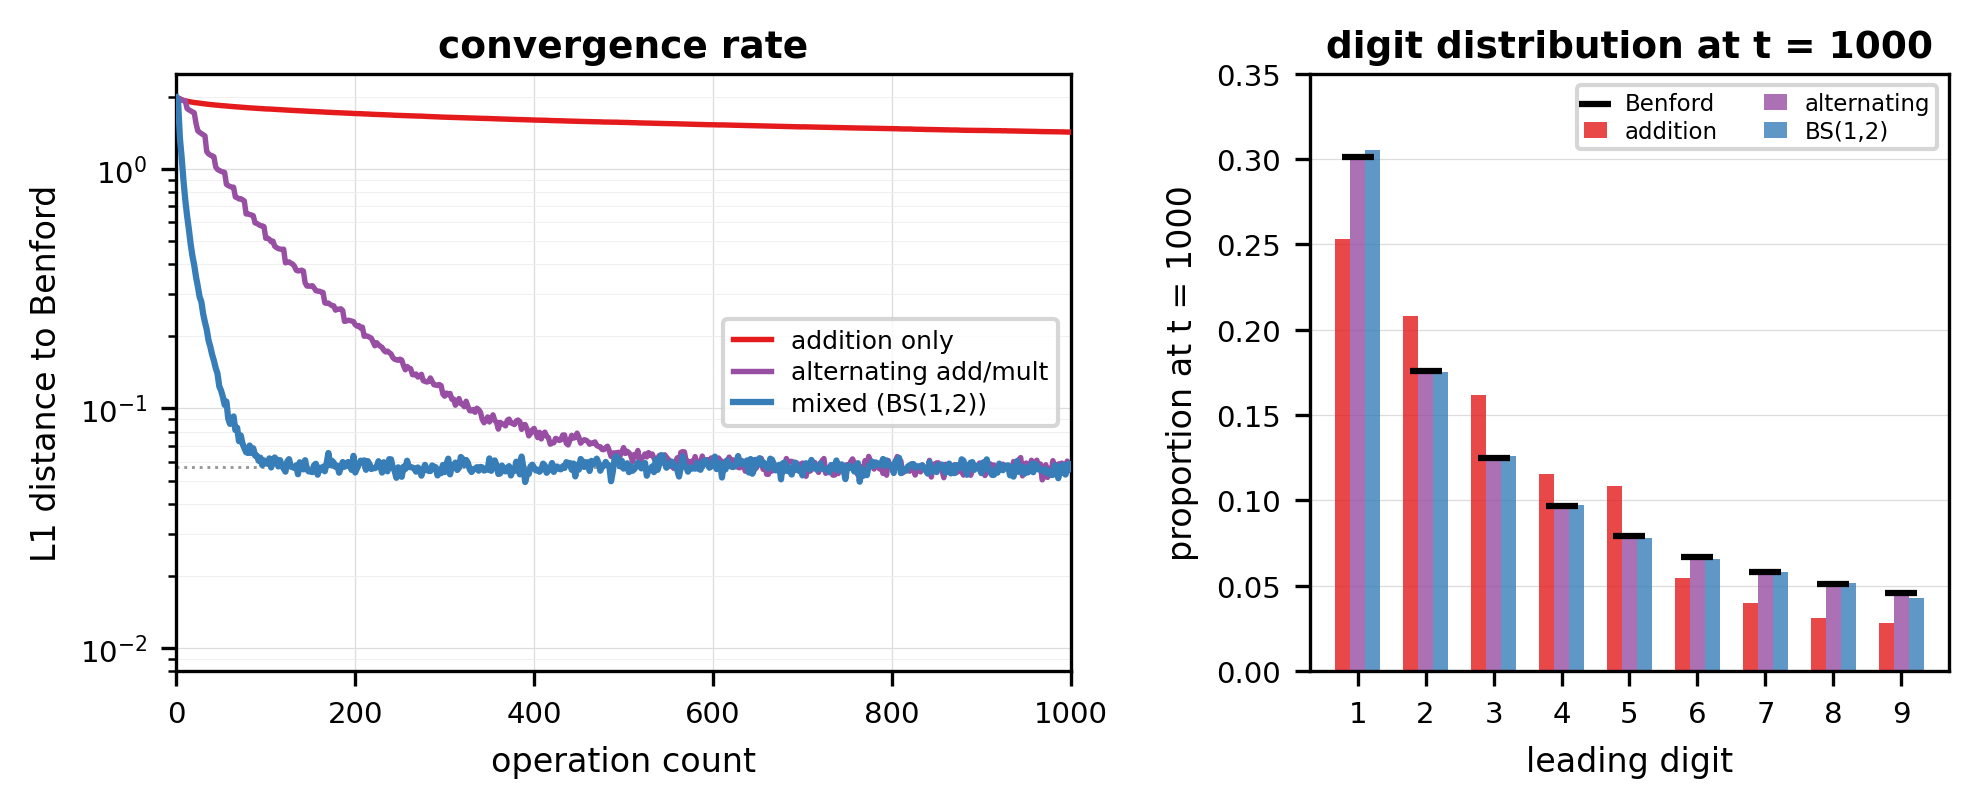

Source code (Python):
"""
Hybrid figure: L1 convergence curves + endpoint digit bars.

Left panel:  L1 distance to Benford vs operation count (log y-axis)
Right panel: digit proportions at t=1000 for all 3 regimes vs Benford

Three regimes:
  - addition only (±1)
  - alternating add/mult (10 adds then 1 ×2/÷2, repeat)
  - mixed BS(1,2) (±1, ×2/÷2 each with prob 1/4)

Run: sage -python fig_hybrid.py
"""

import math
import os
import sys
import numpy as np
import matplotlib
matplotlib.use('Agg')
import matplotlib.pyplot as plt
from matplotlib.ticker import MaxNLocator

HERE = os.path.dirname(os.path.abspath(__file__))
PARENT = os.path.join(HERE, '..')
sys.path.insert(0, PARENT)

from common import LOG_MANTISSA_BINS, log_mantissa, project_to_digit_hist

BENFORD = np.array([np.log10(1 + 1/d) for d in range(1, 10)])

# Colors for the three regimes
C_ADD = '#e41a1c'   # red
C_ALT = '#984ea3'   # purple
C_BS  = '#377eb8'   # blue


def l1_from_hist(hist):
    uniform = np.full_like(hist, 1.0 / hist.shape[-1])
    return np.sum(np.abs(hist - uniform), axis=-1)


def run_walk(step_fn, n_walkers, n_steps, n_checkpoints, seed):
    rng = np.random.default_rng(seed)
    x = np.full(n_walkers, math.sqrt(2.0), dtype=np.float64)

    ckpt_interval = max(1, n_steps // n_checkpoints)
    steps_out = []
    l1_out = []
    hists_out = []

    def record(t):
        m = log_mantissa(x, 10.0)
        hist, _ = np.histogram(m, bins=LOG_MANTISSA_BINS, range=(0.0, 1.0))
        h = hist.astype(np.float64) / hist.sum()
        steps_out.append(t)
        l1_out.append(l1_from_hist(h))
        hists_out.append(h.copy())

    record(0)
    for t in range(1, n_steps + 1):
        step_fn(rng, x)
        if t % ckpt_interval == 0 or t == n_steps:
            record(t)

    return (np.array(steps_out), np.array(l1_out),
            np.array(hists_out, dtype=np.float32))


def step_add(rng, x):
    choice = rng.integers(0, 2, size=x.size)
    x[choice == 0] += 1.0
    x[choice == 1] -= 1.0


_alt_counter = [0]
_ALT_ADDS_PER_MUL = 10

def step_alternating(rng, x):
    _alt_counter[0] += 1
    if _alt_counter[0] % (_ALT_ADDS_PER_MUL + 1) == 0:
        choice = rng.integers(0, 2, size=x.size)
        x[choice == 0] *= 2.0
        x[choice == 1] *= 0.5
    else:
        choice = rng.integers(0, 2, size=x.size)
        x[choice == 0] += 1.0
        x[choice == 1] -= 1.0


def step_bs12(rng, x):
    choice = rng.integers(0, 4, size=x.size)
    x[choice == 0] += 1.0
    x[choice == 1] -= 1.0
    x[choice == 2] *= 2.0
    x[choice == 3] *= 0.5


def main():
    N_WALKERS = 50_000
    N_STEPS = 1000
    N_CKPT = 500

    print('Running addition only...')
    s_add, l1_add, h_add = run_walk(step_add, N_WALKERS, N_STEPS, N_CKPT,
                                     seed=0x1111)

    print('Running alternating add/mult...')
    _alt_counter[0] = 0
    s_alt, l1_alt, h_alt = run_walk(step_alternating, N_WALKERS, N_STEPS,
                                     N_CKPT, seed=0x3333)

    print('Running BS(1,2) mixed...')
    s_bs, l1_bs, h_bs = run_walk(step_bs12, N_WALKERS, N_STEPS, N_CKPT,
                                  seed=0x4444)

    # Endpoint digit proportions (last checkpoint)
    dh_add = project_to_digit_hist(h_add[-1:])[-1]
    dh_alt = project_to_digit_hist(h_alt[-1:])[-1]
    dh_bs  = project_to_digit_hist(h_bs[-1:])[-1]

    noise_floor = math.sqrt(2.0 * LOG_MANTISSA_BINS / (math.pi * N_WALKERS))

    # --- Figure: 2 panels, left wider ---
    fig, (ax_l1, ax_bar) = plt.subplots(
        1, 2, figsize=(6.7, 2.8),
        gridspec_kw={'width_ratios': [1.4, 1.0]},
    )
    fig.patch.set_facecolor('white')

    # --- Left panel: L1 curves ---
    ax_l1.set_facecolor('white')
    ax_l1.semilogy(s_add, l1_add, color=C_ADD, linewidth=1.3,
                   label='addition only', zorder=3)
    ax_l1.semilogy(s_alt, l1_alt, color=C_ALT, linewidth=1.3,
                   label='alternating add/mult', zorder=3)
    ax_l1.semilogy(s_bs, l1_bs, color=C_BS, linewidth=1.5,
                   label='mixed (BS(1,2))', zorder=4)
    ax_l1.axhline(noise_floor, color='#999999', linestyle=':', linewidth=0.7,
                  zorder=1)

    ax_l1.set_xlim(0, 1000)
    ax_l1.set_ylim(0.008, 2.5)
    ax_l1.set_xlabel('operation count', fontsize=8)
    ax_l1.set_ylabel('L1 distance to Benford', fontsize=8)
    ax_l1.tick_params(labelsize=7)
    ax_l1.grid(True, which='major', color='#dddddd', linewidth=0.3, zorder=0)
    ax_l1.grid(True, which='minor', color='#eeeeee', linewidth=0.2, zorder=0)
    ax_l1.legend(loc='center right', fontsize=6, frameon=True,
                 facecolor='white', edgecolor='#cccccc', borderpad=0.4,
                 labelspacing=0.3, handlelength=1.5)
    ax_l1.set_title('convergence rate', fontsize=9, fontweight='bold', pad=4)

    # --- Right panel: endpoint digit bars ---
    ax_bar.set_facecolor('white')
    digits = np.arange(1, 10)
    bar_w = 0.22
    offsets = np.array([-1, 0, 1]) * bar_w

    ax_bar.bar(digits + offsets[0], dh_add, bar_w, color=C_ADD,
               alpha=0.8, label='addition', zorder=2)
    ax_bar.bar(digits + offsets[1], dh_alt, bar_w, color=C_ALT,
               alpha=0.8, label='alternating', zorder=2)
    ax_bar.bar(digits + offsets[2], dh_bs, bar_w, color=C_BS,
               alpha=0.8, label='BS(1,2)', zorder=2)

    # Benford targets as markers
    ax_bar.scatter(digits, BENFORD, marker='_', color='black', s=60,
                   linewidths=1.5, zorder=5, label='Benford')

    ax_bar.set_xlim(0.3, 9.7)
    ax_bar.set_ylim(0, 0.35)
    ax_bar.set_xlabel('leading digit', fontsize=8)
    ax_bar.set_ylabel('proportion at t = 1000', fontsize=8)
    ax_bar.set_xticks(digits)
    ax_bar.tick_params(labelsize=7)
    ax_bar.grid(True, which='major', axis='y', color='#dddddd',
                linewidth=0.3, zorder=0)
    ax_bar.legend(loc='upper right', fontsize=5.5, frameon=True,
                  facecolor='white', edgecolor='#cccccc', borderpad=0.3,
                  labelspacing=0.2, handlelength=1.0, ncol=2)
    ax_bar.set_title('digit distribution at t = 1000', fontsize=9,
                     fontweight='bold', pad=4)

    fig.tight_layout(w_pad=1.5)

    out = os.path.join(HERE, 'fig_hybrid.png')
    fig.savefig(out, dpi=300, bbox_inches='tight', facecolor='white')
    print(f'Saved: {out}')
    plt.close(fig)


if __name__ == '__main__':
    main()
